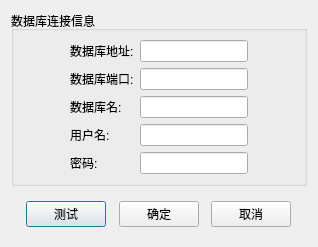
<?xml version="1.0" encoding="UTF-8"?>
<ui version="4.0">
 <class>DBInfoSet</class>
 <widget class="QDialog" name="DBInfoSet">
  <property name="geometry">
   <rect>
    <x>0</x>
    <y>0</y>
    <width>318</width>
    <height>228</height>
   </rect>
  </property>
  <property name="windowTitle">
   <string>Dialog</string>
  </property>
  <layout class="QVBoxLayout" name="verticalLayout">
   <item>
    <widget class="QGroupBox" name="groupBox">
     <property name="title">
      <string>数据库连接信息</string>
     </property>
     <layout class="QGridLayout" name="gridLayout">
      <item row="1" column="2">
       <widget class="QLineEdit" name="dbPort"/>
      </item>
      <item row="0" column="1">
       <widget class="QLabel" name="label">
        <property name="text">
         <string>数据库地址:</string>
        </property>
       </widget>
      </item>
      <item row="1" column="1">
       <widget class="QLabel" name="label_2">
        <property name="text">
         <string>数据库端口:</string>
        </property>
       </widget>
      </item>
      <item row="0" column="2">
       <widget class="QLineEdit" name="dbHostName"/>
      </item>
      <item row="2" column="2">
       <widget class="QLineEdit" name="dbName"/>
      </item>
      <item row="2" column="1">
       <widget class="QLabel" name="label_3">
        <property name="text">
         <string>数据库名:</string>
        </property>
       </widget>
      </item>
      <item row="4" column="2">
       <widget class="QLineEdit" name="dbPasswd"/>
      </item>
      <item row="3" column="1">
       <widget class="QLabel" name="label_4">
        <property name="text">
         <string>用户名:</string>
        </property>
       </widget>
      </item>
      <item row="4" column="1">
       <widget class="QLabel" name="label_5">
        <property name="text">
         <string>密码:</string>
        </property>
       </widget>
      </item>
      <item row="3" column="2">
       <widget class="QLineEdit" name="dbUser"/>
      </item>
      <item row="0" column="0">
       <spacer name="horizontalSpacer">
        <property name="orientation">
         <enum>Qt::Horizontal</enum>
        </property>
        <property name="sizeHint" stdset="0">
         <size>
          <width>40</width>
          <height>20</height>
         </size>
        </property>
       </spacer>
      </item>
      <item row="0" column="3">
       <spacer name="horizontalSpacer_2">
        <property name="orientation">
         <enum>Qt::Horizontal</enum>
        </property>
        <property name="sizeHint" stdset="0">
         <size>
          <width>40</width>
          <height>20</height>
         </size>
        </property>
       </spacer>
      </item>
     </layout>
    </widget>
   </item>
   <item>
    <widget class="QWidget" name="widget" native="true">
     <layout class="QHBoxLayout" name="horizontalLayout">
      <item>
       <spacer name="horizontalSpacer_3">
        <property name="orientation">
         <enum>Qt::Horizontal</enum>
        </property>
        <property name="sizeHint" stdset="0">
         <size>
          <width>40</width>
          <height>20</height>
         </size>
        </property>
       </spacer>
      </item>
      <item>
       <widget class="QPushButton" name="dbTest">
        <property name="text">
         <string>测试</string>
        </property>
       </widget>
      </item>
      <item>
       <spacer name="horizontalSpacer_5">
        <property name="orientation">
         <enum>Qt::Horizontal</enum>
        </property>
        <property name="sizeHint" stdset="0">
         <size>
          <width>40</width>
          <height>20</height>
         </size>
        </property>
       </spacer>
      </item>
      <item>
       <widget class="QPushButton" name="dbConnect">
        <property name="text">
         <string>确定</string>
        </property>
       </widget>
      </item>
      <item>
       <spacer name="horizontalSpacer_6">
        <property name="orientation">
         <enum>Qt::Horizontal</enum>
        </property>
        <property name="sizeHint" stdset="0">
         <size>
          <width>40</width>
          <height>20</height>
         </size>
        </property>
       </spacer>
      </item>
      <item>
       <widget class="QPushButton" name="cancle">
        <property name="text">
         <string>取消</string>
        </property>
       </widget>
      </item>
      <item>
       <spacer name="horizontalSpacer_4">
        <property name="orientation">
         <enum>Qt::Horizontal</enum>
        </property>
        <property name="sizeHint" stdset="0">
         <size>
          <width>40</width>
          <height>20</height>
         </size>
        </property>
       </spacer>
      </item>
     </layout>
    </widget>
   </item>
  </layout>
 </widget>
 <tabstops>
  <tabstop>dbHostName</tabstop>
  <tabstop>dbPort</tabstop>
  <tabstop>dbName</tabstop>
  <tabstop>dbUser</tabstop>
  <tabstop>dbPasswd</tabstop>
  <tabstop>dbTest</tabstop>
  <tabstop>dbConnect</tabstop>
  <tabstop>cancle</tabstop>
 </tabstops>
 <resources/>
 <connections/>
</ui>
